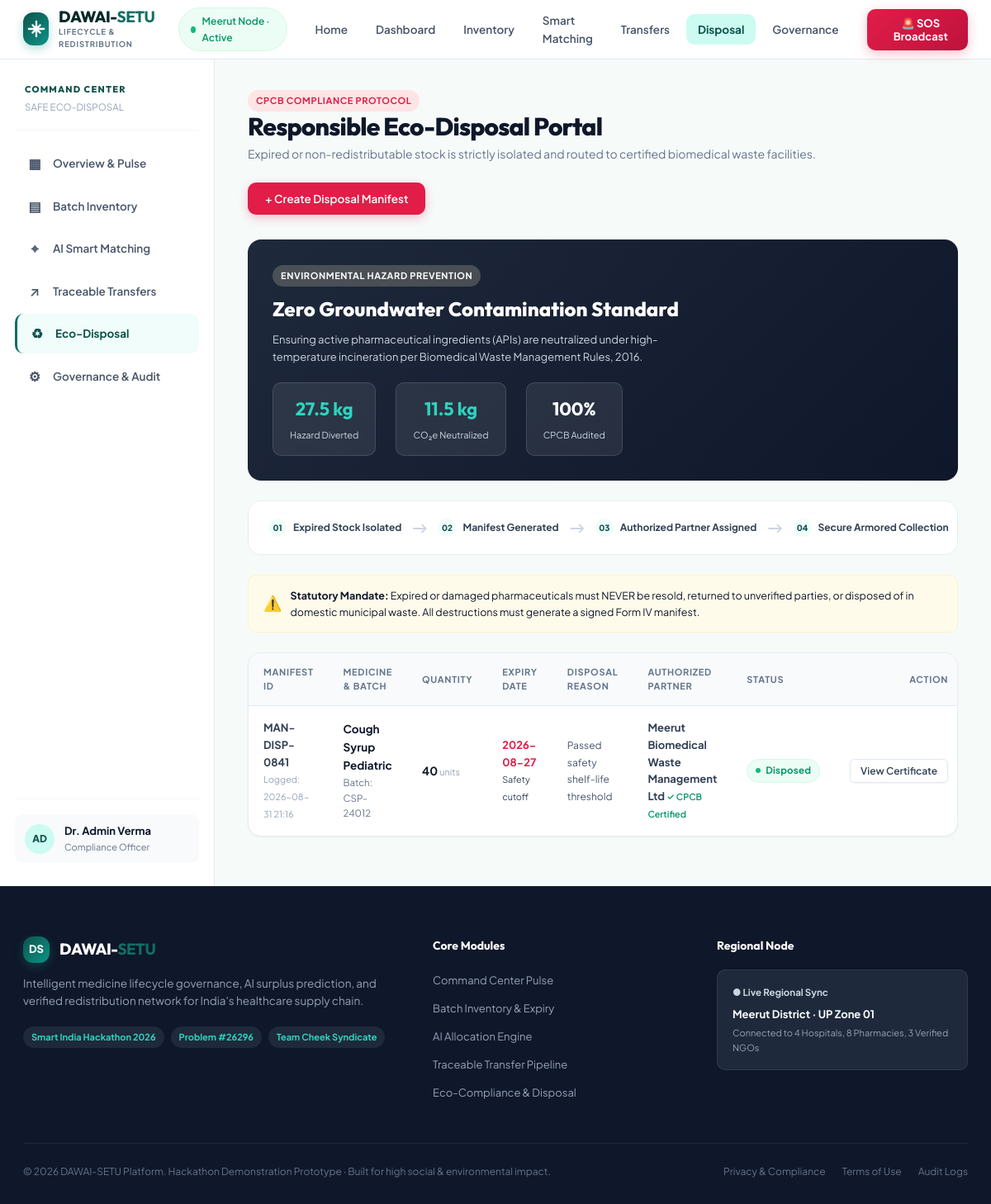
The page /disposal.html on the database its author committed.
### tables this page shows
CREATE TABLE disposal_requests (
        id INTEGER PRIMARY KEY AUTOINCREMENT,
        medicine TEXT NOT NULL,
        batch TEXT NOT NULL,
        quantity INTEGER NOT NULL,
        expiry TEXT NOT NULL,
        reason TEXT NOT NULL,
        partner TEXT NOT NULL,
        status TEXT DEFAULT 'Pending',
        manifest_id TEXT,
        created TEXT NOT NULL
    );

### app.py (the view)
@app.route("/disposal")
@app.route("/disposal.html")
def disposal():
    conn = db()
    disposal_list = [dict(row) for row in conn.execute("SELECT * FROM disposal_requests ORDER BY id DESC").fetchall()]
    expired_medicines = [dict(row) for row in conn.execute("SELECT * FROM medicines WHERE status IN ('Expired', 'Critical')").fetchall()]
    conn.close()
    return render_template("disposal.html", disposal=disposal_list, expired_medicines=expired_medicines, active_page="disposal")

### app.py (called while the page is built)
def db():
    conn = sqlite3.connect(DB_PATH)
    conn.row_factory = sqlite3.Row
    return conn

### templates/disposal.html (shortened to what this page needs)
<!doctype html>
<html lang="en">
<head>
  <link rel="stylesheet" href="../static/style.css">
  <link rel="stylesheet" href="/static/style.css">
  <link rel="stylesheet" href="style.css">
</head>
<body data-page="disposal">
  <header class="nav-bar">
    <div class="nav-container">
      <a class="brand" href="index.html">
        <div class="brand-badge">
          <svg width="22" height="22" viewBox="0 0 24 24" fill="none" stroke="currentColor" stroke-width="2.5" stroke-linecap="round" stroke-linejoin="round">
            <path d="M12 2v20M2 12h20M7 7l10 10M17 7L7 17"/>
          </svg>
        </div>
        <div class="brand-text">
          <span class="brand-title">DAWAI-<b>SETU</b></span>
          <span class="brand-tag">LIFECYCLE & REDISTRIBUTION</span>
        </div>
      </a>
      <div class="nav-center">
        <div class="node-pill">
          <span class="beacon"></span>
          <span>Meerut Node · Active</span>
        </div>
      </div>
      <nav class="nav-links" id="mainNav">
        <a href="index.html" class="nav-link">Home</a>
        <a href="dashboard.html" class="nav-link">Dashboard</a>
        <a href="inventory.html" class="nav-link">Inventory</a>
        <a href="matching.html" class="nav-link">Smart Matching</a>
        <a href="transfers.html" class="nav-link">Transfers</a>
        <a href="disposal.html" class="nav-link active">Disposal</a>
        <a href="admin.html" class="nav-link">Governance</a>
      </nav>
      <div class="nav-actions">
        <button class="btn-sos" onclick="openModal('emergencyModal')" title="Broadcast Emergency Medicine Request">
          <span>🚨 SOS Broadcast</span>
        </button>
      </div>
    </div>
  </header>
  <div class="main-wrapper">
    <div class="app-shell">
      <aside class="sidebar">
        <div class="side-header">
          <div class="side-title">COMMAND CENTER</div>
          <span class="side-subtitle">SAFE ECO-DISPOSAL</span>
        </div>
        <div class="sidebar-nav">
          <a href="dashboard.html" class="side-item">
            <span class="side-icon">▦</span>
            <span>Overview & Pulse</span>
          </a>
          <a href="inventory.html" class="side-item">
            <span class="side-icon">▤</span>
            <span>Batch Inventory</span>
          </a>
          <a href="matching.html" class="side-item">
            <span class="side-icon">⌖</span>
            <span>AI Smart Matching</span>
          </a>
          <a href="transfers.html" class="side-item">
            <span class="side-icon">↗</span>
            <span>Traceable Transfers</span>
          </a>
          <a href="disposal.html" class="side-item active">
            <span class="side-icon">♻</span>
            <span>Eco-Disposal</span>
          </a>
          <a href="admin.html" class="side-item">
            <span class="side-icon">⚙</span>
            <span>Governance & Audit</span>
          </a>
        </div>
        <div class="side-footer">
          <div class="user-profile">
            <div class="user-avatar">AD</div>
            <div class="user-info">
              <b>Dr. Admin Verma</b>
              <small>Compliance Officer</small>
            </div>
          </div>
        </div>
      </aside>
      <main class="content-area">
        <div class="page-header">
          <div class="page-title-group">
            <div class="badge-tag danger">CPCB COMPLIANCE PROTOCOL</div>
            <h1>Responsible Eco-Disposal Portal</h1>
            <p>Expired or non-redistributable stock is strictly isolated and routed to certified biomedical waste facilities.</p>
          </div>
          <div class="page-actions">
            <button class="btn btn-danger" onclick="openModal('disposalModal')">+ Create Disposal Manifest</button>
          </div>
        </div>
        <div class="disposal-banner">
          <div>
            <div class="badge-tag warning" style="background: rgba(254,243,199,0.2); color: var(--amber-400);">ENVIRONMENTAL HAZARD PREVENTION</div>
            <h2 style="font-family: var(--font-heading); font-size: 24px; font-weight: 800; margin: 8px 0;">Zero Groundwater Contamination Standard</h2>
            <p style="color: var(--slate-300); font-size: 13px; max-width: 500px;">Ensuring active pharmaceutical ingredients (APIs) are neutralized under high-temperature incineration per Biomedical Waste Management Rules, 2016.</p>
          </div>
          <div class="eco-stats">
            <div class="eco-metric">
              <strong>27.5 kg</strong>
              <small>Hazard Diverted</small>
            </div>
            <div class="eco-metric">
              <strong>11.5 kg</strong>
              <small>CO₂e Neutralized</small>
            </div>
            <div class="eco-metric">
              <strong style="color: var(--emerald-400);">100%</strong>
              <small>CPCB Audited</small>
            </div>
          </div>
        </div>
        <div class="disposal-pipeline-bar">
          <div class="pipe-step"><span>01</span> Expired Stock Isolated</div>
          <div class="pipe-arrow">⟶</div>
          <div class="pipe-step"><span>02</span> Manifest Generated</div>
          <div class="pipe-arrow">⟶</div>
          <div class="pipe-step"><span>03</span> Authorized Partner Assigned</div>
          <div class="pipe-arrow">⟶</div>
          <div class="pipe-step"><span>04</span> Secure Armored Collection</div>
        </div>
        <div style="background: var(--amber-50); border: 1px solid var(--amber-100); border-radius: var(--radius-md); padding: 14px 18px; margin-bottom: 24px; font-size: 12.5px; color: var(--amber-700); display: flex; align-items: center; gap: 10px;">
          <span style="font-size: 18px;">⚠️</span>
          <span><b>Statutory Mandate:</b> Expired or damaged pharmaceuticals must NEVER be resold, returned to unverified parties, or disposed of in domestic municipal waste. All destructions must generate a signed Form IV manifest.</span>
        </div>
        <div class="table-card">
          <div class="table-responsive">
            <table>
              <thead>
                <tr>
                  <th>Manifest ID</th>
                  <th>Medicine & Batch</th>
                  <th>Quantity</th>
                  <th>Expiry Date</th>
                  <th>Disposal Reason</th>
                  <th>Authorized Partner</th>
                  <th>Status</th>
                  <th style="text-align: right;">Action</th>
                </tr>
              </thead>
              <tbody>
                {% if disposal %}
                  {% for d in disposal %}
                  <tr>
                    <td>
                      <b>{{ d.manifest_id or ('#MAN-DISP-%04d' % d.id) }}</b>
                      <small style="color: var(--slate-400);">Logged: {{ d.created }}</small>
                    </td>
                    <td>
                      <div class="table-med-name">
                        <b>{{ d.medicine }}</b>
                        <small>Batch: {{ d.batch }}</small>
                      </div>
                    </td>
                    <td>
                      <strong style="font-size: 14px; color: var(--slate-900);">{{ d.quantity }}</strong>
                      <small style="color: var(--slate-400);">units</small>
                    </td>
                    <td>
                      <b style="color: var(--rose-600);">{{ d.expiry }}</b>
                      <small>Safety cutoff</small>
                    </td>
                    <td>
                      <span style="font-size: 12px; color: var(--slate-600);">{{ d.reason }}</span>
                    </td>
                    <td>
                      <b>{{ d.partner }}</b>
                      <small style="color: var(--emerald-600); font-weight: 600;">✓ CPCB Certified</small>
                    </td>
                    <td>
                      <span class="pill {{ 'ok' if d.status == 'Disposed' else 'warn' }}">
                        {{ d.status }}
                      </span>
                    </td>
                    <td style="text-align: right;">
                      <button class="btn btn-secondary btn-sm" onclick="showToast('Certificate #CERT-CPCB-{{ d.id }}: Neutralization Completed Successfully');">
                        View Certificate
                      </button>
                    </td>
                  </tr>
                  {% endfor %}
                {% endif %}
              </tbody>
            </table>
          </div>
        </div>
      </main>
    </div>
  </div>
  <footer class="footer-site">
    <div class="footer-content">
      <div class="footer-col brand-col">
        <div class="brand footer-brand">
          <div class="brand-badge small">DS</div>
          <span class="brand-title">DAWAI-<b>SETU</b></span>
        </div>
        <p class="footer-desc">Intelligent medicine lifecycle governance, AI surplus prediction, and verified redistribution network for India's healthcare supply chain.</p>
        <div class="footer-chips">
          <span class="chip">Smart India Hackathon 2026</span>
          <span class="chip">Problem #26296</span>
          <span class="chip">Team Cheek Syndicate</span>
        </div>
      </div>
      <div class="footer-col">
        <h4>Core Modules</h4>
        <ul>
          <li><a href="dashboard.html">Command Center Pulse</a></li>
          <li><a href="inventory.html">Batch Inventory &amp; Expiry</a></li>
          <li><a href="matching.html">AI Allocation Engine</a></li>
          <li><a href="transfers.html">Traceable Transfer Pipeline</a></li>
          <li><a href="disposal.html">Eco-Compliance &amp; Disposal</a></li>
        </ul>
      </div>
      <div class="footer-col">
        <h4>Regional Node</h4>
        <div class="node-card">
          <div class="node-status">● Live Regional Sync</div>
          <p>Meerut District · UP Zone 01</p>
          <small>Connected to 4 Hospitals, 8 Pharmacies, 3 Verified NGOs</small>
        </div>
      </div>
    </div>
    <div class="footer-bottom">
      <p>© 2026 DAWAI-SETU Platform. Hackathon Demonstration Prototype · Built for high social &amp; environmental impact.</p>
      <div class="footer-links">
        <a href="#privacy" onclick="showToast('Data Governance Policy: DPDP Act 2023 Compliant'); return false;">Privacy &amp; Compliance</a>
        <a href="#terms" onclick="showToast('Standard Healthcare Provider Protocol'); return false;">Terms of Use</a>
        <a href="admin.html">Audit Logs</a>
      </div>
    </div>
  </footer>
</body>
</html>

### rows shown on the page
disposal_requests: manifest "MAN-DISP-0841", created "2026-08-31 21:16", medicine "Cough Syrup Pediatric", batch "CSP-24012", quantity "40", expiry "2026-08-27", reason "Passed safety shelf-life threshold", partner "Meerut Biomedical Waste Management Ltd", status "Disposed"
